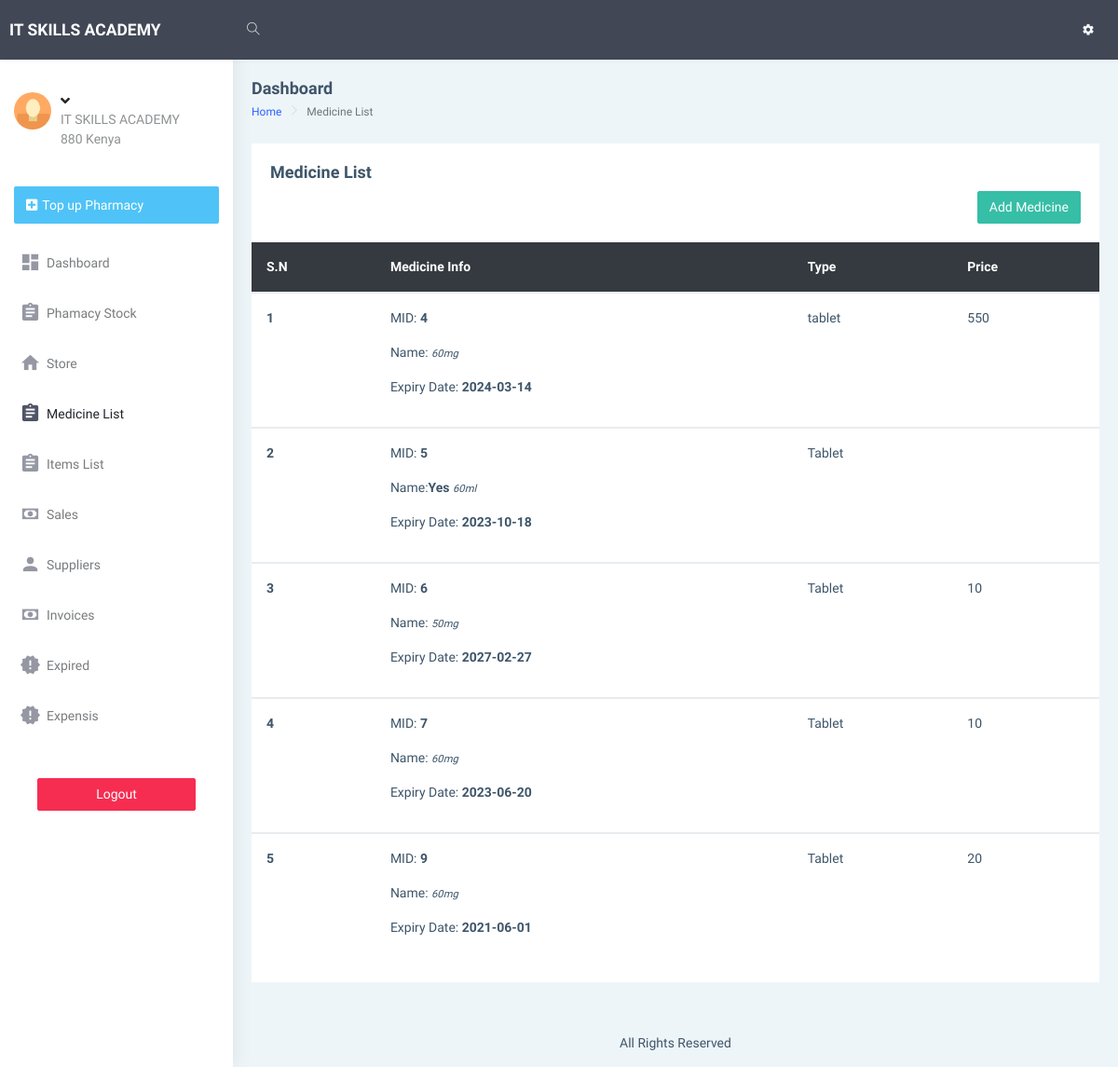
Page /dashboard/medicine_list.php on the committed database.
### tables this page shows
CREATE TABLE `info` (
  `id` int(10) NOT NULL,
  `name` varchar(255) NOT NULL,
  `address` varchar(255) NOT NULL,
  `phone_no` varchar(255) NOT NULL,
  `email` varchar(255) NOT NULL,
  `opening_date` varchar(255) NOT NULL,
  `closing_balance` varchar(255) NOT NULL,
  `opening_balance` varchar(255) NOT NULL
);

CREATE TABLE `store` (
  `id` int(10) NOT NULL,
  `medicine_name` varchar(255) NOT NULL,
  `date_received` date NOT NULL,
  `Qty` varchar(255) NOT NULL DEFAULT '0',
  `expiry_date` date NOT NULL DEFAULT current_timestamp(),
  `amount` varchar(255) NOT NULL,
  `stock_out` varchar(255) NOT NULL DEFAULT '0',
  `price` varchar(255) NOT NULL DEFAULT '0',
  `capacity` varchar(255) NOT NULL,
  `type` varchar(255) NOT NULL,
  `dosage_sold` varchar(255) NOT NULL,
  `dosage` varchar(255) NOT NULL,
  `price_dosage` varchar(255) NOT NULL DEFAULT '0',
  `app` varchar(255) NOT NULL,
  `half_dosage_price` int(11) NOT NULL,
  `confirm` varchar(10) NOT NULL DEFAULT '0'
);

### dashboard/medicine_list.php (the view, shortened to what this page needs)
<!DOCTYPE html>
<html dir="ltr" lang="en">
<head>
    <link href="assets/libs/chartist/dist/chartist.min.css" rel="stylesheet">
    <link href="dist/css/style.min.css" rel="stylesheet">
</head>
<body>
    <div id="main-wrapper" data-layout="vertical" data-navbarbg="skin5" data-sidebartype="full"
        data-sidebar-position="absolute" data-header-position="absolute" data-boxed-layout="full">
        <?php require "includes/header.php"?>
       <?php require "includes/aside.php";?>
        <div class="page-wrapper">
            <div class="page-breadcrumb">
                <div class="row align-items-center">
                    <div class="col-5">
                        <h4 class="page-title">Dashboard</h4>
                        <div class="d-flex align-items-center">
                            <nav aria-label="breadcrumb">
                                <ol class="breadcrumb">
                                    <li class="breadcrumb-item"><a href="index.php">Home</a></li>
                                    <li class="breadcrumb-item active" aria-current="page">Medicine List</li>
                                </ol>
                            </nav>
                        </div>
                    </div>
                </div>
            </div>
            <div class="container-fluid">
                <div class="row">
                    <div class="col-12">
                        <div class="card">
                            <div class="card-body">
                                <div class="d-md-flex align-items-center">
                                    <div>
                                        <h4 class="card-title">Medicine List </h4>
                                    </div>
									</div>
									<div class="float-right"> <a href="add_medicine.php" class="btn btn-success float-right"> Add Medicine</a>
                                </div>
                            </div>
                            <div class="table-responsive">
                                <table class="table v-middle " id="table-data">
                                    <thead>
                                        <tr class="bg-dark text-white">
                                            <th class="border-top-0">S.N</th>
                                            <th class="border-top-0">Medicine Info</th>
											<th class="border-top-0"> Type </th>
											<th class="border-top-0"> Price </th>
                                        </tr>
                                    </thead>
																<?php
														require "includes/conn.php";
														if(isset($_GET['page']))
																		{
																			$page = $_GET['page'];
																		}
																		else
																		{
																			$page = 1;
																		}
																		$num_per_page = 05;
																		$start_from = ($page-1)*05;
																	  $sql ="SELECT * FROM store limit $start_from,$num_per_page";
								$res = mysqli_query($conn,$sql);
								if ($res == TRUE) {
									$count = mysqli_num_rows($res);
									$sn=1;
									if($count > 0){
										while ($rows=mysqli_fetch_assoc($res)) {
											$id=$rows['id'];
											$type=$rows['type'];
											$capacity=$rows['capacity'];
											$price=$rows['price'];
											$expiry_date= $rows['expiry_date'];
                                            $dosage_sold=$rows['dosage_sold'];
									   ?>
																<tbody id="output">
																	<tr>
																		<th scope="row"><?php echo $sn++;?></th>
																		<td>
																		<p> MID: <b><?php echo "$id";?></b></p>
																		<p> Name:<b><?php echo "$dosage_sold";?></b>
																			<small class="text-transform:superscript;"><i><?php echo "$capacity";?></i> </small>
																		</p>
																		<p> Expiry Date: <b><?php echo "$expiry_date";?></b></p>
																		</td>
																		<td><?php echo "$type";?></td>
																		<td><?php echo "$price";?></td>
																	</tr>
																</tbody>
																 <?php
										}
									}
								}
							?>
                                </table>
                            </div>
                        </div>
                    </div>
                </div>
            </div>
            <footer class="footer text-center">
                All Rights Reserved
            </footer>
        </div>
    </div>
</body>
</html>

### dashboard/includes/header.php (shortened to what this page needs)
<header class="topbar" data-navbarbg="skin5">
            <nav class="navbar top-navbar navbar-expand-md navbar-dark">
                <div class="navbar-header" data-logobg="skin5">
                    <a class="navbar-brand" href="index.html">
                        <b class="logo-icon text-uppercase">
                        <?php
                                                        require "includes/conn.php";
                                                        $sql ="SELECT * FROM info";
                                                    $res = mysqli_query($conn,$sql);
                                                    if ($res == TRUE) {
                                                        $count = mysqli_num_rows($res);
                                                        if($count > 0){
                                                            while ($rows=mysqli_fetch_assoc($res)) {
                                                                $name=$rows['name'];
                                                                $address=$rows['address'];
                                                           ?>
                                             <?php echo $name;?>
                                                                <?php
                                                            }
                                                        }
                                                    }
                                                ?>
                        </b>
                    </a>
                </div>
                <div class="navbar-collapse collapse" id="navbarSupportedContent" data-navbarbg="skin5">
                    <ul class="navbar-nav float-left mr-auto">
                        <li class="nav-item search-box"> <a class="nav-link waves-effect waves-dark"
                                href="javascript:void(0)"><i class="ti-search"></i></a>
                        </li>
                    </ul>
                        <ul class="navbar-nav float-right">
                        <li class="nav-item dropdown">
                            <a class="nav-link dropdown-toggle text-muted waves-effect waves-dark pro-pic" href=""
                                data-toggle="dropdown" aria-haspopup="true" aria-expanded="false"><i class="mdi mdi-settings text-light font-weight-bold"></i></a>
                        </li>
                    </ul>
                </div>
            </nav>
        </header>

### dashboard/includes/aside.php (shortened to what this page needs)
<aside class="left-sidebar" data-sidebarbg="skin6">
           <div class="scroll-sidebar">
               <nav class="sidebar-nav">
                   <ul id="sidebarnav">
                       <li>
                           <div class="user-profile d-flex no-block dropdown m-t-20">
                               <div class="user-pic"><img src="assets/images/users/1.jpg" alt="users"
                                       class="rounded-circle" width="40" /></div>
                               <div class="user-content hide-menu m-l-10">
                                   <a href="javascript:void(0)" class="" id="Userdd" role="button"
                                       data-toggle="dropdown" aria-haspopup="true" aria-expanded="false">
                                       <h5 class="m-b-0 user-name font-medium"><?php if(isset($_SESSION['sessionUsername'])){
                                           }?> <i
                                               class="fa fa-angle-down"></i></h5>
                                       <span class="op-5 user-email"><?php echo $name;?> </span><br>
                                       <span class="op-5 user-email"><?php echo $address;?> </span>
                                   </a>
                               </div>
                           </div>
                       </li>
                       <li class="p-15 m-t-10"><a href="pharmacy_stock.php"
                               class="btn btn-block create-btn text-white no-block d-flex align-items-center"><i
                                   class="fa fa-plus-square"></i> <span class="hide-menu m-l-5">Top up Pharmacy<span> </a>
                       </li>
                       <li class="sidebar-item"> <a class="sidebar-link waves-effect waves-dark sidebar-link"
                               href="index.php" aria-expanded="false"><i class="mdi mdi-view-dashboard"></i><span
                                   class="hide-menu">Dashboard</span></a></li>
					<li class="sidebar-item"> <a class="sidebar-link waves-effect waves-dark sidebar-link"
                               href="pharmacy_stock.php" aria-expanded="false"><i
                                   class="mdi mdi-clipboard-text"></i><span class="hide-menu">Phamacy Stock</span></a></li>
								<li class="sidebar-item"> <a class="sidebar-link waves-effect waves-dark sidebar-link"
                               href="receiving.php" aria-expanded="false"><i
                                   class="mdi mdi-home"></i><span class="hide-menu">Store</span></a></li>
					<li class="sidebar-item"> <a class="sidebar-link waves-effect waves-dark sidebar-link"
                               href="medicine_list.php" aria-expanded="false"><i class="mdi mdi-clipboard-text"></i><span
                                   class="hide-menu">Medicine List</span></a></li>
								<li class="sidebar-item"> <a class="sidebar-link waves-effect waves-dark sidebar-link"
                               href="items_list.php" aria-expanded="false"><i class="mdi mdi-clipboard-text "></i><span
                                   class="hide-menu">Items List</span></a></li>
					<li class="sidebar-item"> <a class="sidebar-link waves-effect waves-red sidebar-link "
                               href="sales_report.php" aria-expanded="false"><i class="mdi mdi-cash"></i><span
                                   class="hide-menu">Sales</span></a></li>
					<li class="sidebar-item"> <a class="sidebar-link waves-effect waves-red sidebar-link "
                               href="suppliers.php" aria-expanded="false"><i class="mdi mdi-account"></i><span
                                   class="hide-menu">Suppliers</span></a></li>
					<li class="sidebar-item"> <a class="sidebar-link waves-effect waves-red sidebar-link "
                               href="invoice.php" aria-expanded="false"><i class="mdi mdi-cash"></i><span
                                   class="hide-menu">Invoices</span></a></li>
					<li class="sidebar-item"> <a class="sidebar-link waves-effect waves-red sidebar-link "
                               href="expired.php" aria-expanded="false"><i class="mdi mdi-alert-octagram"></i><span
                                   class="hide-menu">Expired</span></a></li>
					<li class="sidebar-item"> <a class="sidebar-link waves-effect waves-red sidebar-link "
                               href="expensis.php" aria-expanded="false"><i class="mdi mdi-alert-octagram"></i><span
                                   class="hide-menu">Expensis</span></a></li>
                                   <li class="text-center p-40 upgrade-btn">
                 <a href="includes/logout.php"
                     class="btn btn-block btn-danger text-white" >Logout</a>
             </li>
                   </ul>
               </nav>
           </div>
       </aside>

### rows in the picture
info: name "IT SKILLS ACADEMY", address "880 Kenya"
store: id "4", capacity "60mg", expiry_date "2024-03-14", type "tablet", price "550"
store: id "5", dosage_sold "Yes", capacity "60ml", expiry_date "2023-10-18", type "Tablet"
store: id "6", capacity "50mg", expiry_date "2027-02-27", type "Tablet", price "10"
store: id "7", capacity "60mg", expiry_date "2023-06-20", type "Tablet", price "10"
store: id "9", capacity "60mg", expiry_date "2021-06-01", type "Tablet", price "20"
